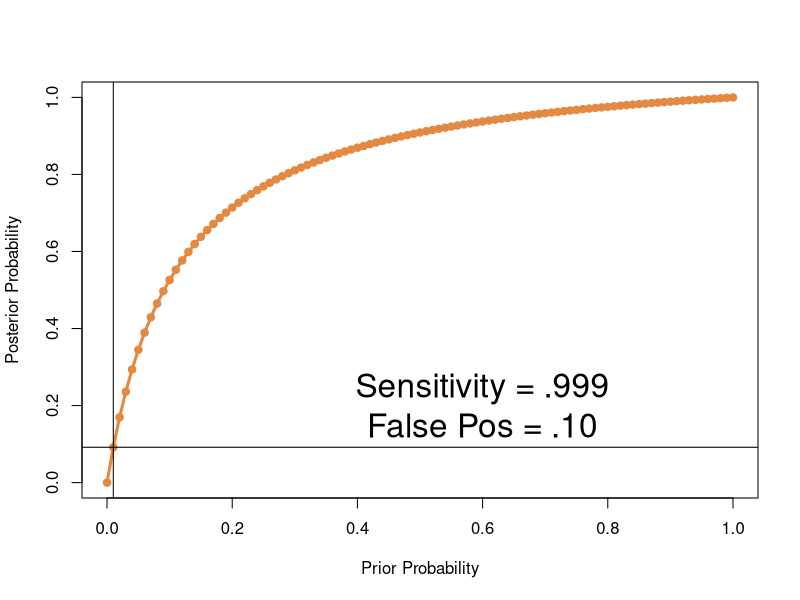
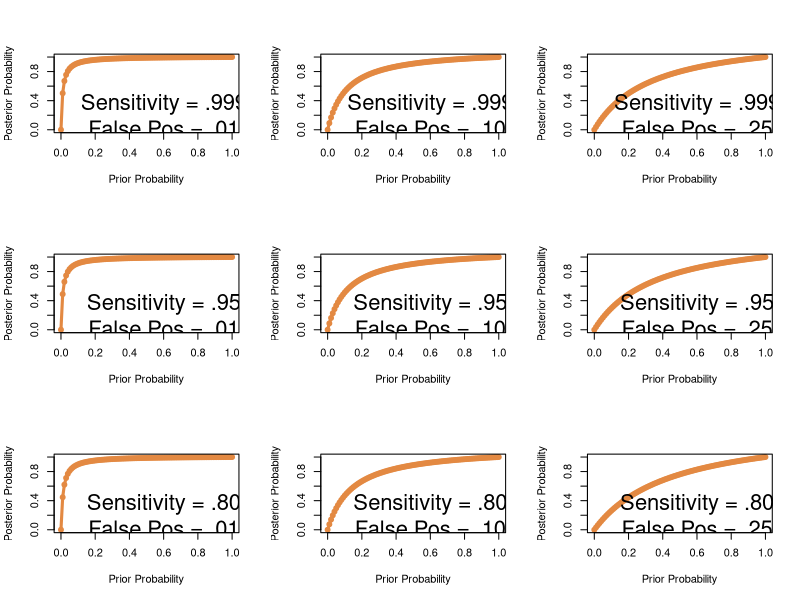

Recreate these plots in R, in order.
# IDS_07_06_Bayes.R

# ==========================================================
# Example data from presentation
# ==========================================================

# Probability of disease
# Base rate or prior probability
pd  <- .01

# Probability of positive test result given disease
# Likelihood or sensitivity
pptgd <- .999

# Probability of positive test result given no disease
# False positive rate
pptgn <- .10

# probability of disease given positive test result
pdgpt <- pd * pptgd / (pd * pptgd + (1 - pd) * pptgn)
pdgpt

# ==========================================================
# Probability curve
# ==========================================================

# Percentages for X axis: Prior probabilities
xpd <- 0:100/100

# Sensitivity = .999
# False Positive = .10
ypdgpt <- xpd * .999 / (xpd * .999 + (1 - xpd) * .10)
plot(xpd, ypdgpt, pch = 19, col = "#E38942",
     xlab = "Prior Probability", 
     ylab = "Posterior Probability")
lines(xpd, ypdgpt, lwd = 3, col = "#E38942")
text(0.6, 0.2, 
     "Sensitivity = .999\nFalse Pos = .10",
     cex = 2)

abline(v = .01)    # Vertical line at .01 prior probability
abline(h = .0917)  # Horizontal line at .09 post. prob.

# ==========================================================
# Matrix of probability curves
# ==========================================================

# Make 9 graphs in 3 rows and 3 columns
par(mfrow=c(3, 3))

# 3 levels of sensitivity: .999, .95, .80
# 3 levels of false positives: .01, .10, .25

# PLOT 1
# Sensitivity = .999
# False Positive = .01
ypdgpt <- xpd * .999 / (xpd * .999 + (1 - xpd) * .01)
plot(xpd, ypdgpt, pch = 19, col = "#E38942",
     xlab = "Prior Probability", 
     ylab = "Posterior Probability")
lines(xpd, ypdgpt, lwd = 3, col = "#E38942")
text(0.6, 0.2, 
     "Sensitivity = .999\nFalse Pos = .01",
     cex = 2)

# PLOT 2
# Sensitivity = .999
# False Positive = .10
ypdgpt <- xpd * .999 / (xpd * .999 + (1 - xpd) * .10)
plot(xpd, ypdgpt, pch = 19, col = "#E38942",
     xlab = "Prior Probability", 
     ylab = "Posterior Probability")
lines(xpd, ypdgpt, lwd = 3, col = "#E38942")
text(0.6, 0.2, 
     "Sensitivity = .999\nFalse Pos = .10",
     cex = 2)

# PLOT 3
# Sensitivity = .999
# False Positive = .25
ypdgpt <- xpd * .999 / (xpd * .999 + (1 - xpd) * .25)
plot(xpd, ypdgpt, pch = 19, col = "#E38942",
     xlab = "Prior Probability", 
     ylab = "Posterior Probability")
lines(xpd, ypdgpt, lwd = 3, col = "#E38942")
text(0.6, 0.2, 
     "Sensitivity = .999\nFalse Pos = .25",
     cex = 2)

# PLOT 4
# Sensitivity = .95
# False Positive = .01
ypdgpt <- xpd * .95 / (xpd * .95 + (1 - xpd) * .01)
plot(xpd, ypdgpt, pch = 19, col = "#E38942",
     xlab = "Prior Probability", 
     ylab = "Posterior Probability")
lines(xpd, ypdgpt, lwd = 3, col = "#E38942")
text(0.6, 0.2, 
     "Sensitivity = .95\nFalse Pos = .01",
     cex = 2)

# PLOT 5
# Sensitivity = .95
# False Positive = .10
ypdgpt <- xpd * .95 / (xpd * .95 + (1 - xpd) * .10)
plot(xpd, ypdgpt, pch = 19, col = "#E38942",
     xlab = "Prior Probability", 
     ylab = "Posterior Probability")
lines(xpd, ypdgpt, lwd = 3, col = "#E38942")
text(0.6, 0.2, 
     "Sensitivity = .95\nFalse Pos = .10",
     cex = 2)

# PLOT 6
# Sensitivity = .95
# False Positive = .25
ypdgpt <- xpd * .95 / (xpd * .95 + (1 - xpd) * .25)
plot(xpd, ypdgpt, pch = 19, col = "#E38942",
     xlab = "Prior Probability", 
     ylab = "Posterior Probability")
lines(xpd, ypdgpt, lwd = 3, col = "#E38942")
text(0.6, 0.2, 
     "Sensitivity = .95\nFalse Pos = .25",
     cex = 2)

# PLOT 7
# Sensitivity = .80
# False Positive = .01
ypdgpt <- xpd * .80 / (xpd * .80 + (1 - xpd) * .01)
plot(xpd, ypdgpt, pch = 19, col = "#E38942",
     xlab = "Prior Probability", 
     ylab = "Posterior Probability")
lines(xpd, ypdgpt, lwd = 3, col = "#E38942")
text(0.6, 0.2, 
     "Sensitivity = .80\nFalse Pos = .01",
     cex = 2)

# PLOT 8
# Sensitivity = .80
# False Positive = .10
ypdgpt <- xpd * .80 / (xpd * .80 + (1 - xpd) * .10)
plot(xpd, ypdgpt, pch = 19, col = "#E38942",
     xlab = "Prior Probability", 
     ylab = "Posterior Probability")
lines(xpd, ypdgpt, lwd = 3, col = "#E38942")
text(0.6, 0.2, 
     "Sensitivity = .80\nFalse Pos = .10",
     cex = 2)

# PLOT 9
# Sensitivity = .80
# False Positive = .25
ypdgpt <- xpd * .80 / (xpd * .80 + (1 - xpd) * .25)
plot(xpd, ypdgpt, pch = 19, col = "#E38942",
     xlab = "Prior Probability", 
     ylab = "Posterior Probability")
lines(xpd, ypdgpt, lwd = 3, col = "#E38942")
text(0.6, 0.2, 
     "Sensitivity = .80\nFalse Pos = .25",
     cex = 2)

#Restore graphical parameters
par(mfrow=c(1, 1))

# ==========================================================
# Clean up
# ==========================================================

# Clear workspace
rm(list = ls()) 

# Clear plots
dev.off()

# Clear console
cat("\014")  # ctrl+L
